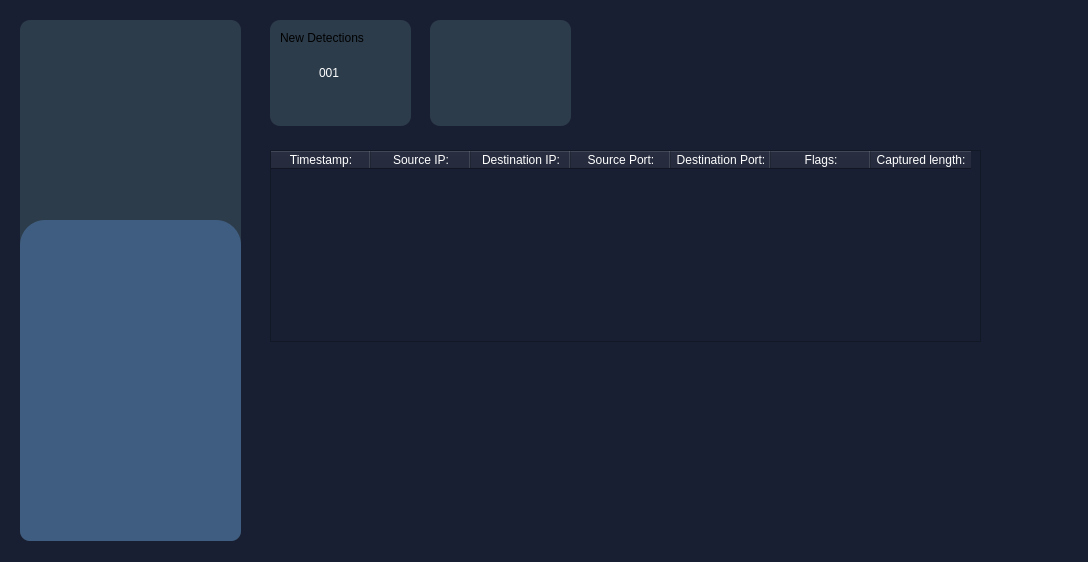
<?xml version="1.0" encoding="UTF-8"?>
<ui version="4.0">
 <class>WardenFort</class>
 <widget class="QMainWindow" name="WardenFort">
  <property name="geometry">
   <rect>
    <x>0</x>
    <y>0</y>
    <width>1088</width>
    <height>562</height>
   </rect>
  </property>
  <property name="sizePolicy">
   <sizepolicy hsizetype="Expanding" vsizetype="Expanding">
    <horstretch>0</horstretch>
    <verstretch>0</verstretch>
   </sizepolicy>
  </property>
  <property name="minimumSize">
   <size>
    <width>1088</width>
    <height>562</height>
   </size>
  </property>
  <property name="maximumSize">
   <size>
    <width>1088</width>
    <height>562</height>
   </size>
  </property>
  <property name="cursor">
   <cursorShape>ArrowCursor</cursorShape>
  </property>
  <property name="windowTitle">
   <string>WardenFort</string>
  </property>
  <property name="styleSheet">
   <string notr="true">background-color: rgb(25, 31, 50);</string>
  </property>
  <property name="tabShape">
   <enum>QTabWidget::Rounded</enum>
  </property>
  <widget class="QWidget" name="centralwidget">
   <widget class="QFrame" name="frame">
    <property name="geometry">
     <rect>
      <x>20</x>
      <y>20</y>
      <width>221</width>
      <height>521</height>
     </rect>
    </property>
    <property name="styleSheet">
     <string notr="true">background-color: rgb(44, 60, 75);
border-radius: 10px;</string>
    </property>
    <property name="frameShape">
     <enum>QFrame::StyledPanel</enum>
    </property>
    <property name="frameShadow">
     <enum>QFrame::Raised</enum>
    </property>
    <widget class="QFrame" name="frame_2">
     <property name="geometry">
      <rect>
       <x>0</x>
       <y>200</y>
       <width>221</width>
       <height>321</height>
      </rect>
     </property>
     <property name="styleSheet">
      <string notr="true">background-color: rgb(63, 93, 128);
border-radius: 10px;
border-top-left-radius: 25px;
border-top-right-radius: 25px;
border-bottom-left-radius: 10px;
border-bottom-right-radius: 10px;</string>
     </property>
     <property name="frameShape">
      <enum>QFrame::StyledPanel</enum>
     </property>
     <property name="frameShadow">
      <enum>QFrame::Raised</enum>
     </property>
    </widget>
   </widget>
   <widget class="QFrame" name="frame_3">
    <property name="geometry">
     <rect>
      <x>270</x>
      <y>20</y>
      <width>141</width>
      <height>106</height>
     </rect>
    </property>
    <property name="minimumSize">
     <size>
      <width>141</width>
      <height>106</height>
     </size>
    </property>
    <property name="maximumSize">
     <size>
      <width>141</width>
      <height>106</height>
     </size>
    </property>
    <property name="styleSheet">
     <string notr="true">background-color: rgb(44, 60, 75);
border-radius: 10px;</string>
    </property>
    <property name="frameShape">
     <enum>QFrame::StyledPanel</enum>
    </property>
    <property name="frameShadow">
     <enum>QFrame::Raised</enum>
    </property>
    <widget class="QLabel" name="label">
     <property name="geometry">
      <rect>
       <x>49</x>
       <y>32</y>
       <width>171</width>
       <height>41</height>
      </rect>
     </property>
     <property name="styleSheet">
      <string notr="true">font: 700 20pt &quot;Segoe UI&quot;;
color: rgb(255, 255, 255);
text-align: center;</string>
     </property>
     <property name="text">
      <string>001</string>
     </property>
    </widget>
    <widget class="QLabel" name="label_2">
     <property name="geometry">
      <rect>
       <x>10</x>
       <y>10</y>
       <width>151</width>
       <height>16</height>
      </rect>
     </property>
     <property name="text">
      <string>New Detections</string>
     </property>
    </widget>
   </widget>
   <widget class="QFrame" name="frame_4">
    <property name="geometry">
     <rect>
      <x>430</x>
      <y>20</y>
      <width>141</width>
      <height>106</height>
     </rect>
    </property>
    <property name="minimumSize">
     <size>
      <width>141</width>
      <height>106</height>
     </size>
    </property>
    <property name="maximumSize">
     <size>
      <width>141</width>
      <height>106</height>
     </size>
    </property>
    <property name="styleSheet">
     <string notr="true">background-color: rgb(44, 60, 75);
border-radius: 10px;</string>
    </property>
    <property name="frameShape">
     <enum>QFrame::StyledPanel</enum>
    </property>
    <property name="frameShadow">
     <enum>QFrame::Raised</enum>
    </property>
   </widget>
   <widget class="QTableWidget" name="tableWidget">
    <property name="geometry">
     <rect>
      <x>270</x>
      <y>150</y>
      <width>711</width>
      <height>192</height>
     </rect>
    </property>
    <property name="styleSheet">
     <string notr="true">color: rgb(255, 255, 255);</string>
    </property>
    <column>
     <property name="text">
      <string>Timestamp:</string>
     </property>
    </column>
    <column>
     <property name="text">
      <string>Source IP:</string>
     </property>
    </column>
    <column>
     <property name="text">
      <string>Destination IP:</string>
     </property>
    </column>
    <column>
     <property name="text">
      <string>Source Port:</string>
     </property>
    </column>
    <column>
     <property name="text">
      <string>Destination Port:</string>
     </property>
    </column>
    <column>
     <property name="text">
      <string>Flags:</string>
     </property>
    </column>
    <column>
     <property name="text">
      <string>Captured length:</string>
     </property>
    </column>
   </widget>
  </widget>
 </widget>
 <resources/>
 <connections/>
</ui>
